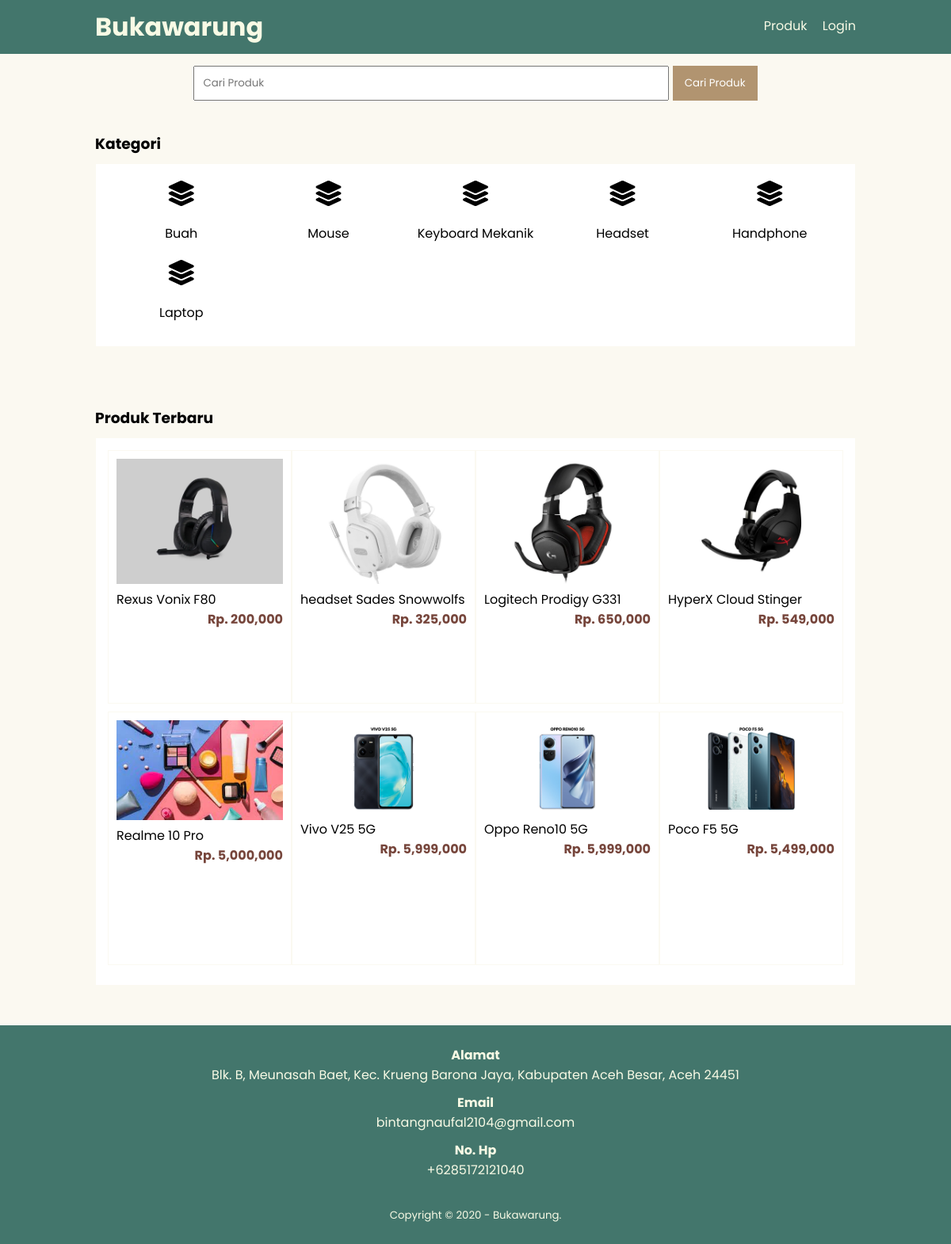
The page / on the database its author committed.
### tables this page shows
CREATE TABLE `tb_category` (
  `category_id` int NOT NULL,
  `category_name` varchar(25) NOT NULL
);

CREATE TABLE `tb_product` (
  `product_id` int NOT NULL,
  `category_id` int NOT NULL,
  `product_name` varchar(100) NOT NULL,
  `product_price` int NOT NULL,
  `product_description` text NOT NULL,
  `product_image` varchar(100) NOT NULL,
  `product_status` tinyint(1) NOT NULL,
  `date_created` timestamp NOT NULL DEFAULT CURRENT_TIMESTAMP
);

### index.php (the view, shortened to what this page needs)
<?php
include 'db.php';
$kontak = mysqli_query($conn, "SELECT admin_telp, admin_email, admin_address FROM tb_admin WHERE admin_id = 2");
$a = mysqli_fetch_object($kontak);
?>
<!DOCTYPE html>
<html lang="en">
<head>
    <link rel="stylesheet" href="css/style.css">
</head>
<body>
    <header>
        <div class="container">
            <h1><a href="index.php">Bukawarung</a></h1>
            <ul>
                <li><a href="produk.php">Produk</a></li>
                <li><a href="login.php">Login</a></li>
            </ul>
        </div>
    </header>
    <div class="search">
        <div class="container">
            <form action="produk.php">
                <input type="text" name="search" placeholder="Cari Produk">
                <input type="submit" name="cari" value="Cari Produk">
            </form>
        </div>
    </div>
    <div class="section">
        <div class="container">
            <h3>Kategori</h3>
            <div class="box">
                <?php
                $kategori = mysqli_query($conn, "SELECT * FROM tb_category ORDER BY
                category_id DESC");
                if (mysqli_num_rows($kategori) > 0) {
                    while ($k = mysqli_fetch_array($kategori)) {
                ?>
                        <a href="produk.php?kat=<?php echo $k['category_id'] ?>">
                            <div class="col-5">
                                <i class="fa-solid fa-layer-group fa-bounce fa-2xl"></i>
                                <br><br>
                                <p><?php echo $k['category_name'] ?></p>
                            </div>
                        </a>
                    <?php }
                } else { ?>
                    <p>Kategori tidak ada</p>
                <?php } ?>
            </div>
        </div>
    </div>
    <div class="section">
        <div class="container">
            <h3>Produk Terbaru</h3>
            <div class="box">
                <?php
                $produk = mysqli_query($conn, "SELECT * FROM tb_product WHERE product_status = 1 ORDER BY product_id DESC LIMIT 8");
                if (mysqli_num_rows($produk) > 0) {
                    while ($p = mysqli_fetch_array($produk)) {
                ?>
                        <a href="detail-produk.php?id=<?php echo $p['product_id'] ?>">
                            <div class="col-4">
                                <img src="produk/<?php echo $p['product_image'] ?>">
                                <p class="nama"><?php echo substr($p['product_name'], 0, 30) ?></p>
                                <p class="harga">Rp. <?php echo number_format($p['product_price']) ?></p>
                            </div>
                        </a>
                    <?php }
                } else { ?>
                    <p>Produk tidak ada</p>
                <?php } ?>
            </div>
        </div>
    </div>
    <div class="footer">
        <div class="container">
            <h4>Alamat</h4>
            <p><?php echo $a->admin_address ?></p>
            <h4>Email</h4>
            <p><?php echo $a->admin_email ?></p>
            <h4>No. Hp</h4>
            <p><?php echo $a->admin_telp ?></p>
            <small>Copyright &copy; 2020 - Bukawarung.</small>
        </div>
    </div>
</body>
</html>

### css/style.css (style rules this page uses)
* { padding: 0; margin: 0; font-family: "Poppins", sans-serif; }
body { background-color: #FBF9F1; }
a { color: inherit; text-decoration: none; }
header { background-color: #43766C; color: #F8FAE5; }
header h1 { float: left; padding:10px 0; }
header ul { float: right; }
header ul li { display: inline-block; }
header ul li a { padding: 20px 0 20px 15px ; display: inline-block; }
.container { width: 80%; margin: 0 auto; font-weight: 400; }
.container:after { content: ''; display: block; clear: both; }
.section { padding: 25px 0; }
.box { background-color: #fff; border: 1px solid #FBF9F1; padding: 15px; box-sizing: border-box; margin: 10px 0 25px 0; }
.box:after { content: ''; display: block; clear: both; }
.search { padding: 15px 0; background-color: #FBF9F1; text-align: center; }
.search input[type=text] { width: 60%; padding: 10px; }
.search input[type=submit] { padding: 12px 15px; background-color: #B19470; color: #fff; border: none; cursor: pointer; }
.col-5 { width: 20%; height: 100px; text-align: center; float: left; padding: 10px; box-sizing: border-box; }
.col-4 { width: 25%; height: 320px; border: 1px solid #FBF9F1; float: left; padding: 10px; box-sizing: border-box; margin-bottom:10px ; }
.col-4 img { width: 100%; }
.col-4 .harga { font-weight: bold; color: #76453B; float: right; }
.footer { padding: 25px 0; background-color: #43766C; color: #F8FAE5; text-align: center; }
.footer p { margin-bottom: 10px; }
.footer small { margin-top: 25px; display: inline-block; }

### rows shown on the page
tb_category: category_name "Buah"
tb_category: category_name "Mouse"
tb_category: category_name "Keyboard Mekanik"
tb_category: category_name "Headset"
tb_category: category_name "Handphone"
tb_category: category_name "Laptop"
tb_product: product_image (picture), product_name "Rexus Vonix F80", product_price "200,000"
tb_product: product_image (picture), product_name "headset Sades Snowwolfs", product_price "325,000"
tb_product: product_image (picture), product_name "Logitech Prodigy G331", product_price "650,000"
tb_product: product_image (picture), product_name "HyperX Cloud Stinger", product_price "549,000"
tb_product: product_image (picture), product_name "Realme 10 Pro", product_price "5,000,000"
tb_product: product_image (picture), product_name "Vivo V25 5G", product_price "5,999,000"
tb_product: product_image (picture), product_name "Oppo Reno10 5G", product_price "5,999,000"
tb_product: product_image (picture), product_name "Poco F5 5G", product_price "5,499,000"

### other values the page prints
$a->admin_address "Blk. B, Meunasah Baet, Kec. Krueng Barona Jaya, Kabupaten Aceh Besar, Aceh 24451"
$a->admin_email "bintangnaufal2104@gmail.com"
$a->admin_telp "+6285172121040"
